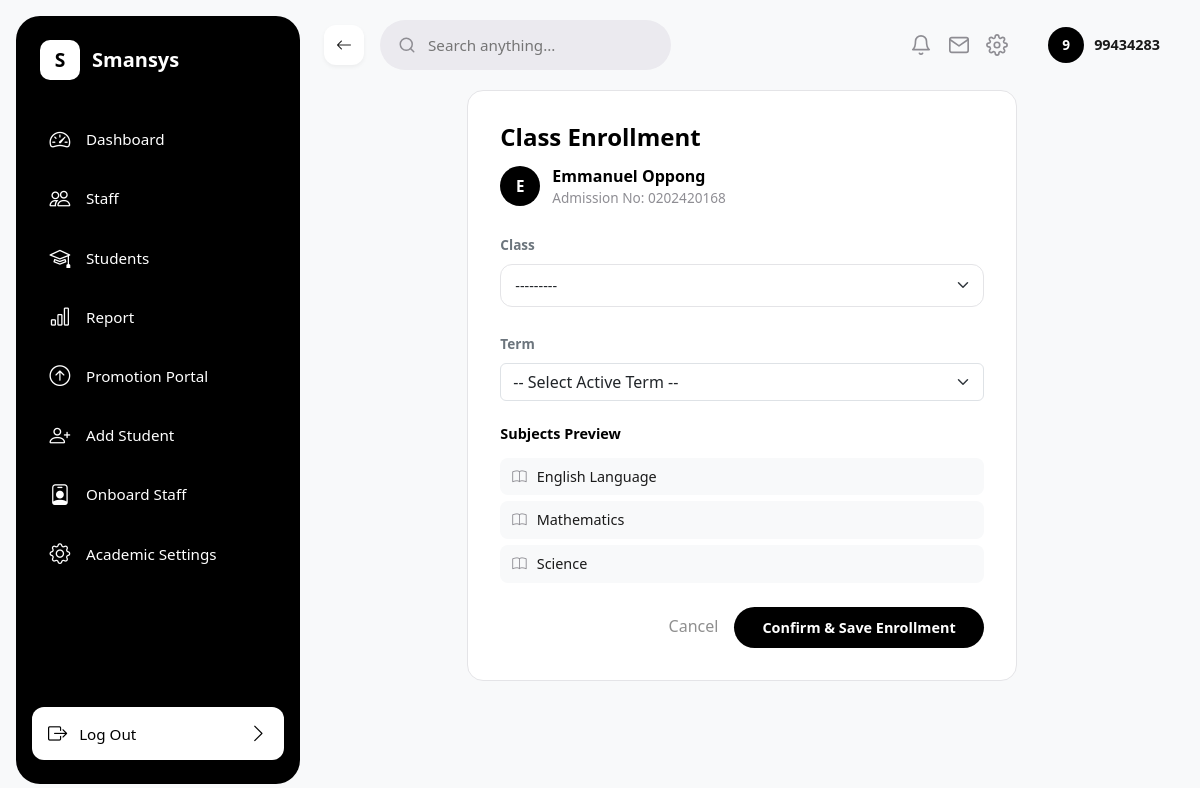
/students/enroll/1/ (signed in), run on an earlier commit of the app's database.
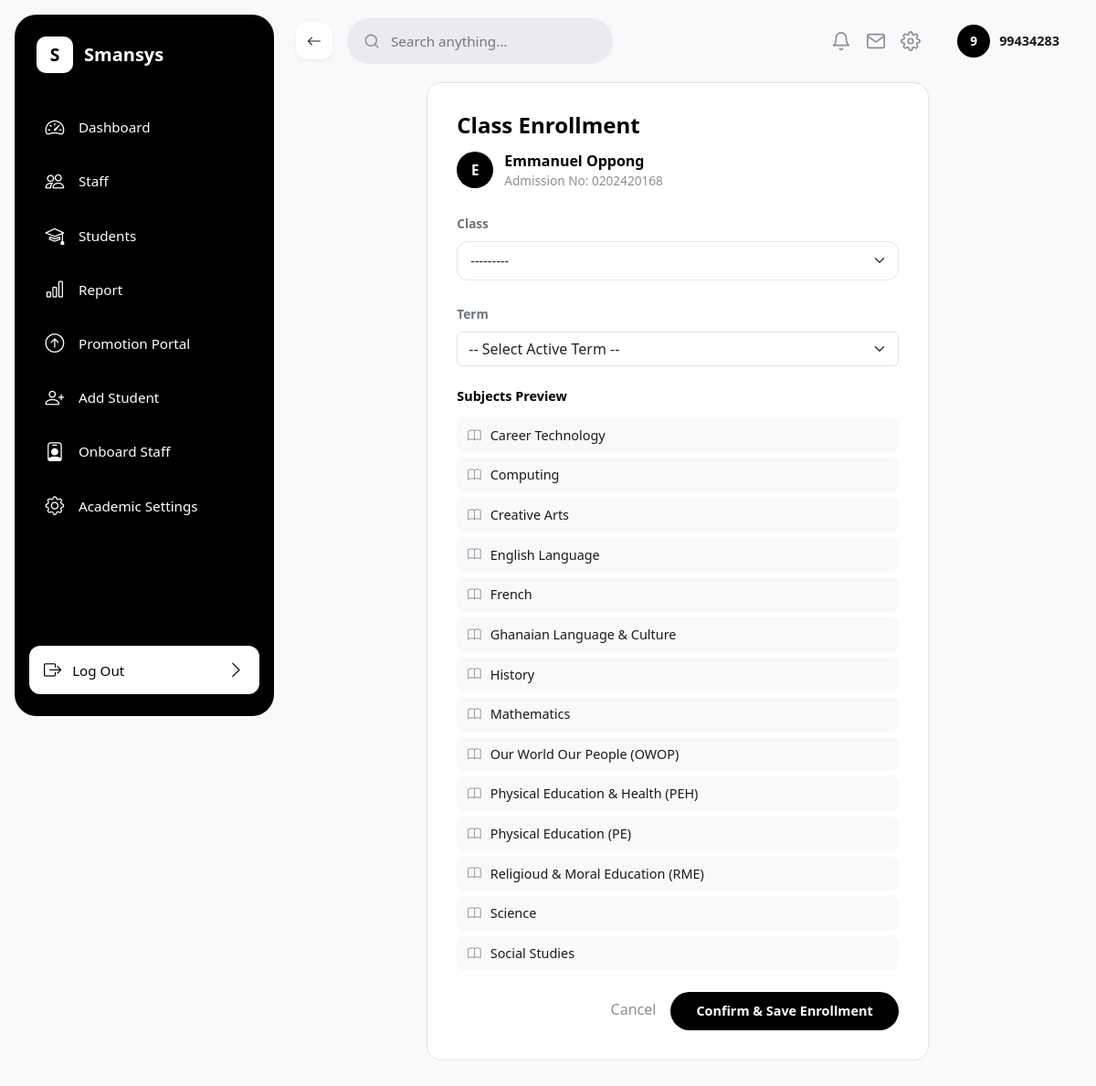
And on a later commit of the database.
### sis/models.py (models this page shows, shortened)
class Student(models.Model):
    GENDER_CHOICES = [('Male', 'Male'), ('Female', 'Female')]
    STATUS_CHOICES = [('Day', 'Day'), ('Boarder', 'Boarder')]
    LIVING_WITH_CHOICES = [('Mother', 'Mother'), ('Father', 'Father'), ('Both', 'Both')]
    admission_number = models.CharField(max_length=50, unique=True)
    first_name = models.CharField(max_length=100)
    last_name = models.CharField(max_length=100)
    dob = models.DateField(verbose_name='Date of Birth')
    date_of_admission = models.DateField(default=date.today)
    gender = models.CharField(max_length=10, choices=GENDER_CHOICES)
    status = models.CharField(max_length=10, choices=STATUS_CHOICES)
    living_with = models.CharField(max_length=10, choices=LIVING_WITH_CHOICES, default='Both')
    previous_school_attended = models.CharField(max_length=255, default='N/A')
    profile_picture = models.ImageField(upload_to='students/profiles/', blank=True, null=True)
    father = models.ForeignKey(Parent, on_delete=models.SET_NULL, null=True, blank=True, related_name='father_of')
    mother = models.ForeignKey(Parent, on_delete=models.SET_NULL, null=True, blank=True, related_name='mother_of')
    @property
    def current_class(self):
        """Return the most recent enrolled ClassRoom for this student, or None."""
        latest = self.enrollments.order_by('-date_enrolled').first()
        return latest.classroom if latest else None

class ClassRoom(models.Model):
    class_name = models.CharField(max_length=50, unique=True)
    order = models.PositiveIntegerField(
        default=0,
        help_text="Used to sort classes hierarchically (e.g., Class 1 = 1, JHS 3 = 9)"
    )
    class Meta:
        ordering = ['order']
    def __str__(self):
        return self.class_name

class Subject(models.Model):
    subject_name = models.CharField(max_length=100, unique =True)

### sis/views.py (the view)
# urls.py: path('students/enroll/<int:student_id>/', enroll_student_view, name='enroll_student'),
@login_required
def enroll_student_view(request, student_id):
    student = Student.objects.filter(pk=student_id).first()
    if not student:
        messages.error(request, 'Student not found.')
        return redirect('student_list')
    current_session = AcademicSession.objects.filter(is_current=True).first()
    if request.method == 'POST':
        form = EnrollmentForm(request.POST, session=current_session)
        if form.is_valid():
            enrollment = form.save(commit=False)
            enrollment.student = student
            enrollment.academic_year = form.cleaned_data['term'].session.academic_year
            enrollment.save()
            messages.success(request, f"Student {student.first_name} {student.last_name} successfully enrolled in {enrollment.classroom}!")
            return redirect('student_list')
    else:
        form = EnrollmentForm(session=current_session)
    subjects = Subject.objects.all().order_by('subject_name')
    return render(request, 'sis/enroll_student.html', {
        'student': student,
        'form': form,
        'subjects': subjects,
        'classrooms': ClassRoom.objects.all(),
    })

### sis/forms.py (shortened to what this page needs)
class EnrollmentForm(forms.ModelForm):
    term = forms.ModelChoiceField(
        queryset=Term.objects.all(),
        empty_label="-- Select Active Term --",
        widget=forms.Select(attrs={'class': 'form-select'})
    )
    class Meta:
        model = Enrollment
        fields = ['classroom', 'term']
        widgets = {
            'classroom': forms.Select(attrs={'class': 'form-select'}),
        }
    def __init__(self, *args, **kwargs):
        session = kwargs.pop('session', None)
        super().__init__(*args, **kwargs)
        self.fields['term'].label_from_instance = lambda obj: f"{obj.term_name} ({obj.session.academic_year})"
        if session:
            self.fields['term'].queryset = Term.objects.filter(session=session)

### sis/templates/sis/enroll_student.html (shortened to what this page needs)
{% extends 'sis/base.html' %}
{% load static %}
{% block content %}
<div class="row justify-content-center">
    <div class="col-lg-8">
        <div style="background: #ffffff; border-radius: 16px; border: 1px solid #E4E4E7; padding: 32px;">
            <div class="mb-4">
                <h4 class="fw-bold mb-1" style="color: #000000;">Class Enrollment</h4>
                <div style="display: flex; align-items: center; gap: 12px; margin-top: 12px;">
                    <span style="width: 40px; height: 40px; border-radius: 50%; background-color: #000000; color: #ffffff; display: flex; align-items: center; justify-content: center; font-weight: 700; font-size: 0.95rem; flex-shrink: 0;">{{ student.first_name|first|upper }}</span>
                    <div>
                        <div style="font-weight: 600; color: #000000;">{{ student.first_name }} {{ student.last_name }}</div>
                        <div style="color: #8E8D93; font-size: 0.85rem;">Admission No: {{ student.admission_number }}</div>
                    </div>
                </div>
            </div>
            <form method="POST">
                <div class="mb-4">
                    <label class="form-label fw-semibold text-secondary" style="font-size: 0.85rem;">Class</label>
                    <select name="classroom" id="id_classroom" class="form-select" style="border-radius: 12px; border: 1px solid #E4E4E7; padding: 10px 14px; font-size: 0.9rem;">
                        {% for value, label in form.classroom.field.choices %}
                        <option value="{{ value }}" {% if form.classroom.value == value %}selected{% endif %}>{{ label }}</option>
                        {% endfor %}
                    </select>
                </div>
                <div class="mb-4">
                    <label class="form-label fw-semibold text-secondary" style="font-size: 0.85rem;">Term</label>
                    {{ form.term }}
                </div>
                <div class="mb-4">
                    <h6 class="fw-bold mb-3" style="font-size: 0.9rem; color: #000000;">Subjects Preview</h6>
                    <div id="subjects-container">
                        {% for subj in subjects %}
                        <div class="subject-item" style="display: flex; align-items: center; gap: 10px; padding: 8px 12px; background: #F8F9FA; border-radius: 8px; margin-bottom: 6px;">
                            <i class="bi bi-book" style="color: #8E8D93; font-size: 0.9rem;"></i>
                            <span style="color: #1A1A1A; font-size: 0.9rem;">{{ subj.subject_name }}</span>
                        </div>
                        {% empty %}
                        <div id="subjects-empty" style="color: #8E8D93; font-size: 0.85rem; padding: 16px 0;">Select a class to preview its subjects.</div>
                        {% endfor %}
                    </div>
                </div>
                <div class="d-flex justify-content-end gap-3">
                    <a href="{% url 'student_list' %}" style="color: #8F8F8F; font-weight: 500; text-decoration: none; line-height: 38px;">Cancel</a>
                    <button type="submit" style="background-color: #000000; color: #ffffff; border: none; border-radius: 25px; padding: 10px 28px; font-weight: 600; font-size: 0.9rem; cursor: pointer;">Confirm &amp; Save Enrollment</button>
                </div>
            </form>
        </div>
    </div>
</div>
{% endblock %}

### sis/templates/sis/base.html (shortened to what this page needs)
{% load static %}
<!DOCTYPE html>
<html lang="en">
<head>
    <link rel="stylesheet" href="{% static 'css/bootstrap.min.css' %}">
    <link rel="stylesheet" href="https://cdn.jsdelivr.net/npm/bootstrap-icons@1.11.3/font/bootstrap-icons.min.css">
</head>
<body>
{% if user.is_authenticated %}
<div class="app-layout" style="display: flex; min-height: 100vh; background-color: #F8F9FA;">
    <aside style="width: 284px; flex-shrink: 0; min-height: 100vh;">
        <div class="sidebar">
            <div>
                <div class="brand">
                    <div class="icon-box">S</div>
                    <span>Smansys</span>
                </div>
                <nav class="nav-links">
                    <a href="{% url 'dashboard' %}" class="{% if request.path == '/' or request.path == '/dashboard/' %}active{% endif %}">
                        <i class="bi bi-speedometer2"></i> Dashboard
                    </a>
                    <a href="{% url 'staff_list' %}" class="{% if request.path == '/staff/list/' %}active{% endif %}">
                        <i class="bi bi-people"></i> Staff
                    </a>
                    <a href="{% url 'student_list' %}" class="{% if request.path == '/students/' %}active{% endif %}">
                        <i class="bi bi-mortarboard"></i> Students
                    </a>
                    <a href="{% url 'reports' %}" class="{% if request.path == '/reports/' %}active{% endif %}">
                        <i class="bi bi-bar-chart"></i> Report
                    </a>
                    <a href="{% url 'promotion_portal' %}" class="{% if request.path == '/enrollment/portal/' %}active{% endif %}">
                        <i class="bi bi-arrow-up-circle"></i> Promotion Portal
                    </a>
                    <a href="{% url 'register_student' %}" class="{% if request.path == '/students/register/' %}active{% endif %}">
                        <i class="bi bi-person-plus"></i> Add Student
                    </a>
                    <a href="{% url 'register_staff' %}" class="{% if request.path == '/staff/register/' %}active{% endif %}">
                        <i class="bi bi-person-badge"></i> Onboard Staff
                    </a>
                    <a href="{% url 'academic_settings' %}" class="{% if request.path == '/settings/academic-session/' %}active{% endif %}">
                        <i class="bi bi-gear"></i> Academic Settings
                    </a>
                </nav>
            </div>
            <div class="logout-wrap">
                <a href="{% url 'logout' %}">
                    <span><i class="bi bi-box-arrow-right me-2"></i> Log Out</span>
                    <i class="bi bi-chevron-right"></i>
                </a>
            </div>
        </div>
    </aside>
    <div class="main-viewport" style="flex-grow: 1; display: flex; flex-direction: column; min-width: 0;">
        <header class="global-header" style="width: 100%; display: flex; align-items: center; justify-content: space-between; padding: 20px 40px; background-color: transparent;">
            <div class="header-left d-flex align-items-center gap-3">
                <button type="button" onclick="window.history.back();" class="back-btn" aria-label="Go back">
                    <i class="bi bi-arrow-left"></i>
                </button>
                <div class="header-search-field" style="position: relative;">
                    <svg width="18" height="18" viewBox="0 0 24 24" fill="none" stroke="#8E8D93" stroke-width="2" stroke-linecap="round" stroke-linejoin="round">
                        <circle cx="11" cy="11" r="8"/>
                        <path d="M21 21l-4.35-4.35"/>
                    </svg>
                    <input id="globalSearchInput" type="text" placeholder="Search anything..." style="flex: 1; border: none; outline: none; background: transparent; font-size: 0.95rem; color: #8E8D93; line-height: 1; min-width: 0;">
                </div>
            </div>
            <div class="header-right d-flex align-items-center" style="gap: 20px; margin-left: auto;">
                <div class="utility-group d-flex align-items-center gap-3">
                    <svg width="22" height="22" viewBox="0 0 24 24" fill="none" stroke="#8E8D93" stroke-width="1.8" stroke-linecap="round" stroke-linejoin="round" style="cursor: pointer;">
                        <path d="M18 8A6 6 0 0 0 6 8c0 7-3 9-3 9h18s-3-2-3-9"/>
                        <path d="M13.73 21a2 2 0 0 1-3.46 0"/>
                    </svg>
                    <svg width="22" height="22" viewBox="0 0 24 24" fill="none" stroke="#8E8D93" stroke-width="1.8" stroke-linecap="round" stroke-linejoin="round" style="cursor: pointer;">
                        <path d="M4 4h16c1.1 0 2 .9 2 2v12c0 1.1-.9 2-2 2H4c-1.1 0-2-.9-2-2V6c0-1.1.9-2 2-2z"/>
                        <polyline points="22,6 12,13 2,6"/>
                    </svg>
                </div>
                <div class="header-profile-pill d-flex align-items-center" style="gap: 10px; margin-left: 20px;">
                    <span style="width: 36px; height: 36px; display: flex; align-items: center; justify-content: center; border-radius: 50%; background-color: #000000; color: #ffffff; font-weight: 700; font-size: 0.85rem; line-height: 1;">
                        {{ request.user.username|first|upper }}
                    </span>
                    <span style="font-size: 0.9rem; font-weight: 600; color: #1A1A1A;">{{ request.user.username }}</span>
                </div>
            </div>
        </header>
        <main class="page-content-canvas" style="flex-grow: 1; padding: 0 40px 40px 40px;">
{% endif %}
            {% block content %}
            {% endblock %}
{% if user.is_authenticated %}
        </main>
    </div>
</div>
{% endif %}
</body>
</html>

### sis/templates/sis/base.html (style rules this page uses)
html, body { height: 100%; margin: 0; padding: 0; background-color: #f8fafc; }
.sidebar { width: 284px; min-width: 284px; height: calc(100vh - 32px); margin: 16px; background-color: #000000; border-radius: 24px; display: flex; flex-direction: column; justify-content: space-between; padding: 24px 16px; position: fixed; left: 0; top: 0; }
.sidebar .brand { display: flex; align-items: center; gap: 12px; padding: 0 8px; margin-bottom: 32px; }
.sidebar .brand .icon-box { width: 40px; height: 40px; background: #ffffff; border-radius: 10px; display: flex; align-items: center; justify-content: center; font-weight: 800; font-size: 1.2rem; color: #000000; }
.sidebar .brand span { font-size: 1.25rem; font-weight: 700; color: #ffffff; }
.sidebar .nav-links { flex: 1; display: flex; flex-direction: column; gap: 4px; }
.sidebar .nav-links a { display: flex; align-items: center; gap: 14px; padding: 12px 16px; color: #ffffff; text-decoration: none; border-radius: 12px; font-size: 0.95rem; font-weight: 400; transition: all 0.2s ease-in-out; }
.sidebar .nav-links a i { font-size: 1.3rem; width: 24px; text-align: center; }
.sidebar .logout-wrap { padding-top: 16px; }
.sidebar .logout-wrap a { display: flex; align-items: center; justify-content: space-between; padding: 12px 16px; background: #ffffff; color: #000000; text-decoration: none; border-radius: 12px; font-weight: 500; font-size: 0.95rem; transition: opacity 0.15s; }
.sidebar .logout-wrap a i { font-size: 1.2rem; }
.header-search-field { flex: 1; height: 50px; display: flex; align-items: center; background-color: #EBEAEF; border-radius: 25px; padding: 0 18px; gap: 10px; min-width: 0; flex-shrink: 0; }
.header-profile-pill { display: flex; align-items: center; gap: 10px; flex-shrink: 0; }
.back-btn { cursor: pointer; border: none; background: #FFFFFF; border-radius: 12px; width: 40px; height: 40px; display: flex; align-items: center; justify-content: center; box-shadow: 0px 2px 4px rgba(0,0,0,0.05); color: #1A1A1A; flex-shrink: 0; }

What changed in the data, as far as the page shows it:
added Subject: subject_name "Career Technology"
added Subject: subject_name "Computing"
added Subject: subject_name "Creative Arts"
added Subject: subject_name "French"
added Subject: subject_name "Ghanaian Language & Culture"
added Subject: subject_name "History"
added Subject: subject_name "Our World Our People (OWOP)"
added Subject: subject_name "Physical Education & Health (PEH)"
added Subject: subject_name "Physical Education (PE)"
added Subject: subject_name "Religioud & Moral Education (RME)"
added Subject: subject_name "Social Studies"
